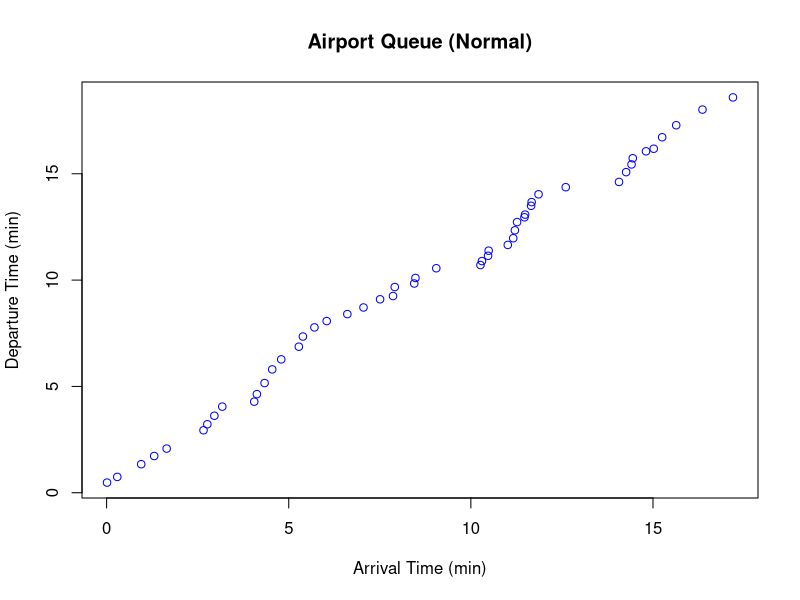
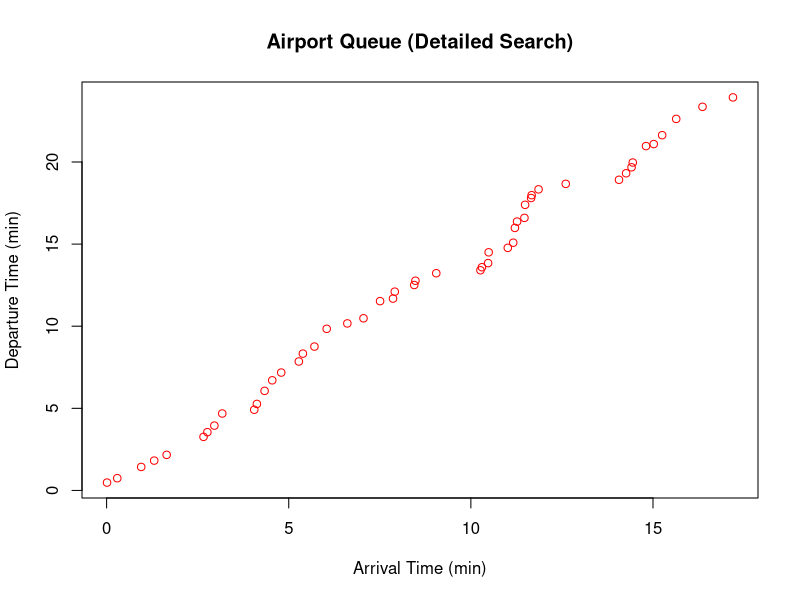

R code for these plots, in order:
# Will Zywiec
# EMSE 6760
# Midterm Exam
# Question 1

rm(list=ls())
gc()
# setwd("C:/Users/Will/Desktop")

# a. Generate random customer arrival times for the first 50 customers
#    based on an exponential distribution with an average of 3 arrivals per minute.

# b. Assuming that service time follows a normal distribution with a mean of 20 seconds
#    and a standard deviation of 10 seconds, find the departure times for the first 50 customers.

# c. The airport security team wants to know how much longer each passenger will have to wait on average
#    if a more detailed search is conducted for every third passenger instead of the standard search.
#    A more detailed search follows a normal distribution with a mean service time of 40 seconds and a standard deviation of 15 seconds.

SimulationData <- data.frame(Arrival=as.numeric(), ServiceTime1=as.numeric(), ServiceTime2=as.numeric())

# t = time counter
# customers = total number of customer arrivals
# x = exponential distribution of customer arrival times
# norm.mean = 20 sec (normal service time)
# norm.sd = 10 sec (normal service time)
# detailed.mean = 40 sec (detailed search)
# detailed.sd = 15 sec (detailed search)

# SimulationData = data frame
# 	Arrival = arrival time of customer (min)
# 	ServiceTime1 = (normal) service time with a normal distribution (mean = 20 sec, sd = 10 sec)
# 	ServiceTime2 = (detailed search) service time with a normal distribution (mean = 40 sec, sd = 15 sec)
# 	NormalDepartureTime = (normal) departure time
# 	DetailedDepartureTime = (detailed search) departure time

i <- 0 # counter
t <- 0
customers <- 50
norm.mean <- 20/60
norm.sd <- 10/60
detailed.mean <- 40/60
detailed.sd <- 15/60


# generates random customer arrival times and service times
while(i < customers) {
	x <- rexp(1, rate=3) # <-- generates random customer arrival times
	t = t + x
	SimulationData[nrow(SimulationData) + 1,] = c(t, rnorm(1, mean=norm.mean, sd=norm.sd), rnorm(1, mean=detailed.mean, sd=detailed.sd))
	i = i + 1
}


j <- 0 # counter


# sets negative service times to 0
for (j in 1:length(SimulationData$Arrival)) {
	if (SimulationData$ServiceTime1[j] < 0) {
		SimulationData$ServiceTime1[j] = 0
	}
	if (SimulationData$ServiceTime2[j] < 0) {
		SimulationData$ServiceTime2[j] = 0
	}
	j = j + 1
}


# appends departure times to data frame for part b and part c
NormalDepartureTime <- NA
DetailedDepartureTime <- NA
SimulationData <- cbind(SimulationData, NormalDepartureTime, DetailedDepartureTime)
k <- 0 # counter


# calculates departure times for part b and part c
for (k in 1:length(SimulationData$Arrival)) {
	if (k == 1) {
		SimulationData$NormalDepartureTime[k] = SimulationData$Arrival[k] + SimulationData$ServiceTime1[k]
		SimulationData$DetailedDepartureTime[k] = SimulationData$Arrival[k] + SimulationData$ServiceTime1[k]
	} else {
		if (SimulationData$NormalDepartureTime[k-1] < SimulationData$Arrival[k]) {
			SimulationData$NormalDepartureTime[k] = SimulationData$Arrival[k] + SimulationData$ServiceTime1[k]
		} else {
			SimulationData$NormalDepartureTime[k] = SimulationData$NormalDepartureTime[k-1] + SimulationData$ServiceTime1[k]
		}
		if (SimulationData$DetailedDepartureTime[k-1] < SimulationData$Arrival[k]) {
			if (k %% 3 == 0) {
				SimulationData$DetailedDepartureTime[k] = SimulationData$Arrival[k] + SimulationData$ServiceTime2[k]
			} else {
				SimulationData$DetailedDepartureTime[k] = SimulationData$Arrival[k] + SimulationData$ServiceTime1[k]
			}
		} else {
			if (k %% 3 == 0) {
				SimulationData$DetailedDepartureTime[k] = SimulationData$DetailedDepartureTime[k-1] + SimulationData$ServiceTime2[k]
			} else {
				SimulationData$DetailedDepartureTime[k] = SimulationData$DetailedDepartureTime[k-1] + SimulationData$ServiceTime1[k]
			}
		}
	}
	k = k + 1
}


# calculates average extra waiting time per customer (in minutes) for part c
extra.waiting.time <- (sum(SimulationData$DetailedDepartureTime) - sum(SimulationData$NormalDepartureTime)) / 50
extra.waiting.time

plot(SimulationData$Arrival, SimulationData$NormalDepartureTime, xlab="Arrival Time (min)", ylab="Departure Time (min)", main="Airport Queue (Normal)", col="blue")
plot(SimulationData$Arrival, SimulationData$DetailedDepartureTime, xlab="Arrival Time (min)", ylab="Departure Time (min)", main="Airport Queue (Detailed Search)", col="red")
